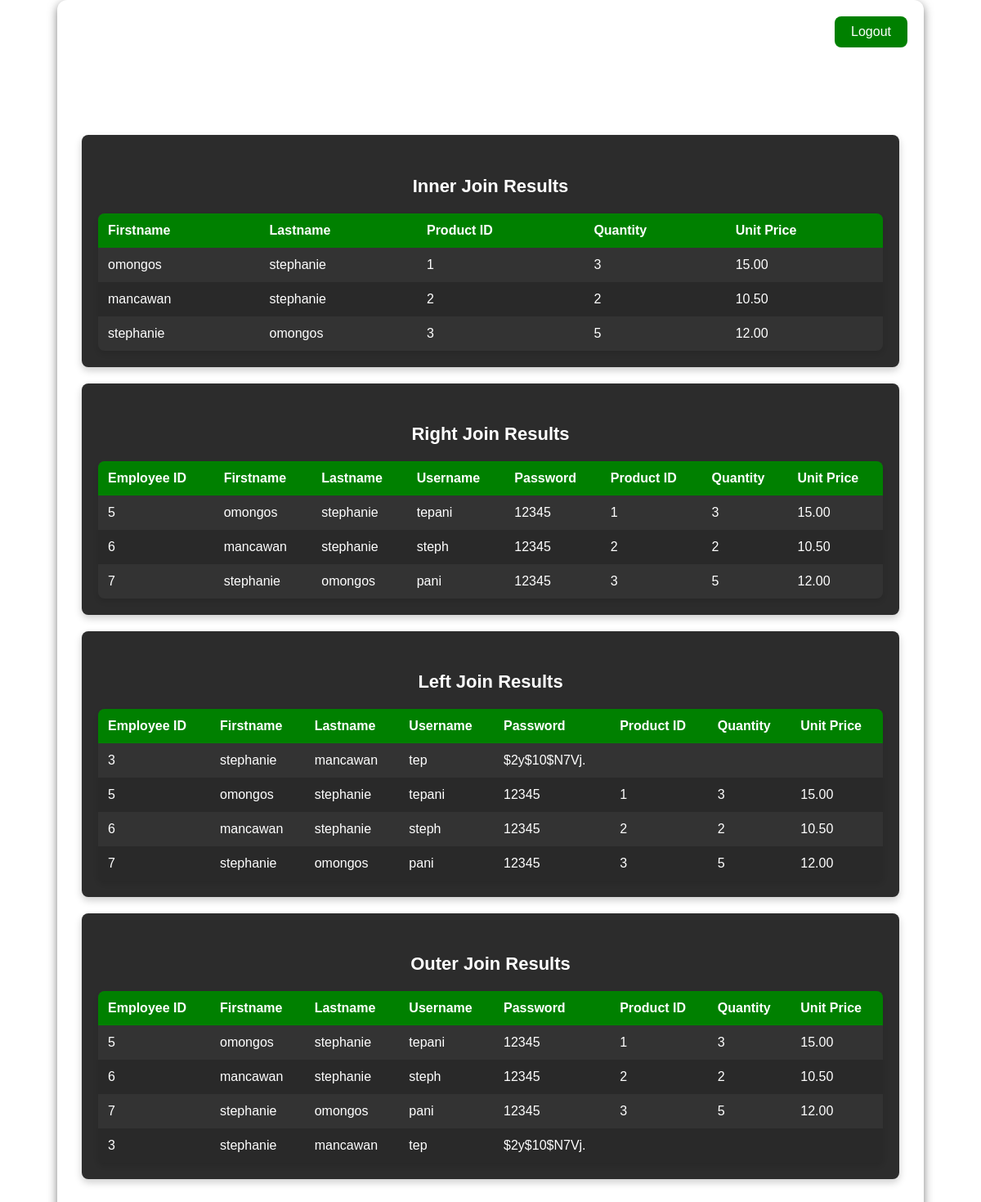
The page /login/home.php (signed in) on the database its author committed.
### tables this page shows
CREATE TABLE `order_details` (
  `employee_id` int(10) NOT NULL,
  `Product_id` int(10) NOT NULL,
  `Quantity` int(15) DEFAULT NULL,
  `Unit_price` decimal(10,2) DEFAULT NULL
);

CREATE TABLE `employee` (
  `employee_id` int(10) NOT NULL,
  `firstname` varchar(50) NOT NULL,
  `lastname` varchar(50) NOT NULL,
  `username` varchar(30) NOT NULL,
  `password` varchar(12) NOT NULL
);

### login/home.php (the view, shortened to what this page needs)
<!DOCTYPE html>
<?php
require '../db/config.php';
$id = $_SESSION['user'];
$sql = $conn->prepare("SELECT * FROM `employee` WHERE `employee_id`='$id'");
$sql->execute();
$fetch = $sql->fetch();
$innerJoinSql = "
    SELECT
        employee.firstname,
        employee.lastname,
        order_details.product_id,
        order_details.Quantity,
        order_details.Unit_price
    FROM
        order_details
    JOIN
        employee ON order_details.employee_id = employee.employee_id";
$rightJoinSql = "
    SELECT
        employee.employee_id,
        employee.firstname,
        employee.lastname,
        employee.username,
        employee.password,
        order_details.Product_id,
        order_details.Quantity,
        order_details.Unit_price
    FROM
        employee
    RIGHT JOIN
        order_details ON employee.employee_id = order_details.employee_id";
$leftJoinSql = "
    SELECT
        employee.employee_id,
        employee.firstname,
        employee.lastname,
        employee.username,
        employee.password,
        order_details.Product_id,
        order_details.Quantity,
        order_details.Unit_price
    FROM
        employee
    LEFT JOIN
        order_details ON employee.employee_id = order_details.employee_id";
$outerJoinSql = "
    SELECT
        employee.employee_id,
        employee.firstname,
        employee.lastname,
        employee.username,
        employee.password,
        order_details.Product_id,
        order_details.Quantity,
        order_details.Unit_price
    FROM
        employee
    RIGHT JOIN
        order_details ON employee.employee_id = order_details.employee_id
    UNION
    SELECT
        employee.employee_id,
        employee.firstname,
        employee.lastname,
        employee.username,
        employee.password,
        order_details.Product_id,
        order_details.Quantity,
        order_details.Unit_price
    FROM
        employee
    LEFT JOIN
        order_details ON employee.employee_id = order_details.employee_id";
?>
<html lang="en">
<head>
</head>
<body>
    <div class="container">
        <a href="logout.php" class="logout">Logout</a>
        <h3>Welcome to the Employee Dashboard</h3>
        <h4><?php echo htmlspecialchars($fetch['firstname'] . " " . $fetch['lastname']); ?></h4>
        <div class="card">
            <h4>Inner Join Results</h4>
            <table>
                <thead>
                    <tr>
                        <th>Firstname</th>
                        <th>Lastname</th>
                        <th>Product ID</th>
                        <th>Quantity</th>
                        <th>Unit Price</th>
                    </tr>
                </thead>
                <tbody>
                    <?php
                    foreach ($conn->query($innerJoinSql) as $row) {
                        echo "<tr>
                            <td>" . htmlspecialchars($row['firstname']) . "</td>
                            <td>" . htmlspecialchars($row['lastname']) . "</td>
                            <td>" . htmlspecialchars($row['product_id']) . "</td>
                            <td>" . htmlspecialchars($row['Quantity']) . "</td>
                            <td>" . htmlspecialchars($row['Unit_price']) . "</td>
                        </tr>";
                    }
                    ?>
                </tbody>
            </table>
        </div>
        <div class="card">
            <h4>Right Join Results</h4>
            <table>
                <thead>
                    <tr>
                        <th>Employee ID</th>
                        <th>Firstname</th>
                        <th>Lastname</th>
                        <th>Username</th>
                        <th>Password</th>
                        <th>Product ID</th>
                        <th>Quantity</th>
                        <th>Unit Price</th>
                    </tr>
                </thead>
                <tbody>
                    <?php
                    foreach ($conn->query($rightJoinSql) as $row) {
                        echo "<tr>
                            <td>" . htmlspecialchars($row['employee_id']) . "</td>
                            <td>" . htmlspecialchars($row['firstname']) . "</td>
                            <td>" . htmlspecialchars($row['lastname']) . "</td>
                            <td>" . htmlspecialchars($row['username']) . "</td>
                            <td>" . htmlspecialchars($row['password']) . "</td>
                            <td>" . htmlspecialchars($row['Product_id']) . "</td>
                            <td>" . htmlspecialchars($row['Quantity']) . "</td>
                            <td>" . htmlspecialchars($row['Unit_price']) . "</td>
                        </tr>";
                    }
                    ?>
                </tbody>
            </table>
        </div>
        <div class="card">
            <h4>Left Join Results</h4>
            <table>
                <thead>
                    <tr>
                        <th>Employee ID</th>
                        <th>Firstname</th>
                        <th>Lastname</th>
                        <th>Username</th>
                        <th>Password</th>
                        <th>Product ID</th>
                        <th>Quantity</th>
                        <th>Unit Price</th>
                    </tr>
                </thead>
                <tbody>
                    <?php
                    foreach ($conn->query($leftJoinSql) as $row) {
                        echo "<tr>
                            <td>" . htmlspecialchars($row['employee_id']) . "</td>
                            <td>" . htmlspecialchars($row['firstname']) . "</td>
                            <td>" . htmlspecialchars($row['lastname']) . "</td>
                            <td>" . htmlspecialchars($row['username']) . "</td>
                            <td>" . htmlspecialchars($row['password']) . "</td>
                            <td>" . htmlspecialchars($row['Product_id']) . "</td>
                            <td>" . htmlspecialchars($row['Quantity']) . "</td>
                            <td>" . htmlspecialchars($row['Unit_price']) . "</td>
                        </tr>";
                    }
                    ?>
                </tbody>
            </table>
        </div>
        <div class="card">
            <h4>Outer Join Results</h4>
            <table>
                <thead>
                    <tr>
                        <th>Employee ID</th>
                        <th>Firstname</th>
                        <th>Lastname</th>
                        <th>Username</th>
                        <th>Password</th>
                        <th>Product ID</th>
                        <th>Quantity</th>
                        <th>Unit Price</th>
                    </tr>
                </thead>
                <tbody>
                    <?php
                    foreach ($conn->query($outerJoinSql) as $row) {
                        echo "<tr>
                            <td>" . htmlspecialchars($row['employee_id']) . "</td>
                            <td>" . htmlspecialchars($row['firstname']) . "</td>
                            <td>" . htmlspecialchars($row['lastname']) . "</td>
                            <td>" . htmlspecialchars($row['username']) . "</td>
                            <td>" . htmlspecialchars($row['password']) . "</td>
                            <td>" . htmlspecialchars($row['Product_id']) . "</td>
                            <td>" . htmlspecialchars($row['Quantity']) . "</td>
                            <td>" . htmlspecialchars($row['Unit_price']) . "</td>
                        </tr>";
                    }
                    ?>
                </tbody>
            </table>
        </div>
    </div>
</body>
</html>

### login/home.php (style rules this page uses)
body { background-image: url('https://i.pinimg.com/736x/d6/ea/6f/d6ea6f1ecf597cd976fe10519f495f3a.jpg'); background-size: cover; background-position: center; background-attachment: fixed; height: 100vh; font-family: 'Poppins', sans-serif; color: #fff; margin: 0; padding: 0; }
.container { width: 90%; max-width: 1000px; margin: auto; padding: 30px; border-radius: 12px; box-shadow: 0 4px 12px rgba(0, 0, 0, 0.5); position: relative; }
h3 { color: white; text-align: center; font-size: 28px; }
h4 { color: white; text-align: center; margin-bottom: 20px; font-size: 22px; }
.logout { position: absolute; top: 20px; right: 20px; background-color: green; color: white; padding: 10px 20px; border-radius: 8px; text-decoration: none; transition: background-color 0.3s ease; }
table { width: 100%; border-collapse: collapse; margin-top: 20px; border-radius: 8px; overflow: hidden; box-shadow: 0 4px 6px rgba(0, 0, 0, 0.1); }
th, td { padding: 12px; text-align: left; }
th { background-color: green; color: white; font-weight: 600; }
tr:nth-child(even) { background-color: #292929; }
tr:nth-child(odd) { background-color: #333; }
.card { background-color: #2c2c2c; margin: 20px 0; padding: 20px; border-radius: 8px; box-shadow: 0 4px 10px rgba(0, 0, 0, 0.2); }
.card h4 { color: white; font-size: 22px; font-weight: 600; }

### rows shown on the page
order_details: employee.firstname "omongos", employee.lastname "stephanie", Product "1", Quantity "3", Unit_price "15.00", employee.employee_id "5", employee.username "tepani", employee.password "12345"
order_details: employee.firstname "mancawan", employee.lastname "stephanie", Product "2", Quantity "2", Unit_price "10.50", employee.employee_id "6", employee.username "steph", employee.password "12345"
order_details: employee.firstname "stephanie", employee.lastname "omongos", Product "3", Quantity "5", Unit_price "12.00", employee.employee_id "7", employee.username "pani", employee.password "12345"
employee: employee_id "3", firstname "stephanie", lastname "mancawan", username "tep", password "$2y$10$N7Vj."
